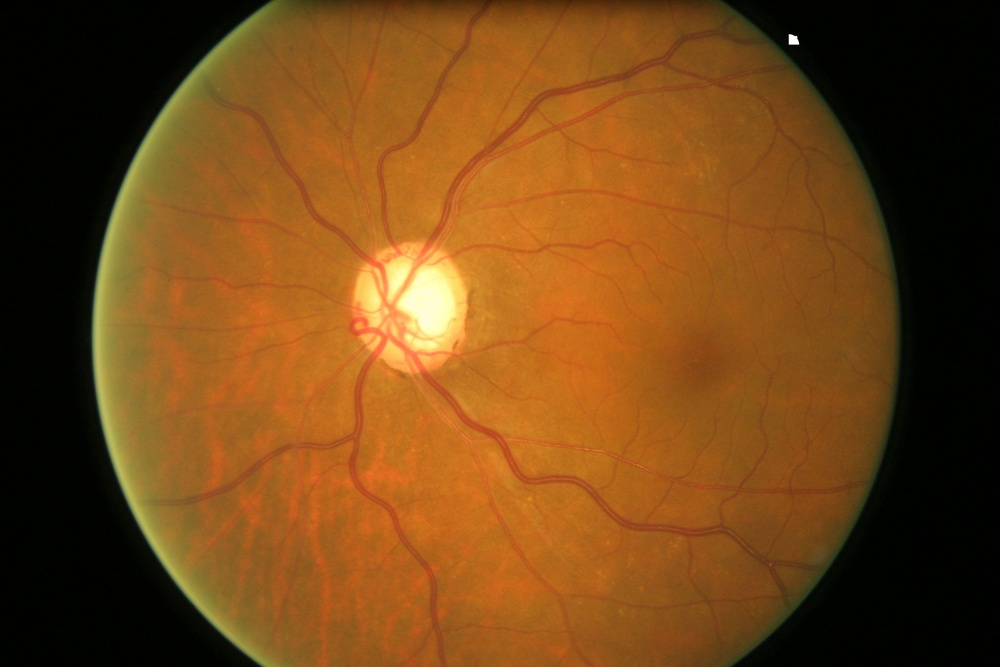
#> input picture 160.jpg, 1000 x 667 px, shrunk from 3072 x 2048 before the run
$ python -i cal_disk.py   (imports and definitions only)
#> lines starting #> are read from the running program, lines starting #| are printed output that depends on the picture

# ------------ FUNCTION TO CALCULATE AREA OF DISC------------------------------

# import computer vision library(cv2) in this code
import cv2
import numpy as np

#img_path = "Fuzzy_C_strange_point_disk_IS.jpg"


def cal_area(img_path):
#> called with img_path = '160.jpg'
    if img_path == "Fuzzy_C_strange_point_cup_IS.jpg":
        image = cv2.imread(img_path)
        # structuring element
        kernel = np.ones((15, 15), np.uint8)
        # dilation
        img_dilation = cv2.dilate(image, kernel, iterations=2)
        cv2.imshow('Input', image)
        cv2.imshow('Dilation', img_dilation)
        cv2.waitKey(10)
        # getting boundary points
        contours, hierarchy = cv2.findContours(
            img_dilation, cv2.RETR_EXTERNAL, cv2.CHAIN_APPROX_SIMPLE)  # src,retrival,approx

        for cnt in contours:
            # center, maj and minor axis and angle is returned
            ellipse = cv2.fitEllipse(cnt)
            cv2.ellipse(img_dilation, ellipse, (255, 0, 0), 1)

        # center, maj and minor axis and angle is returned to cal area
        (x, y), (MA, ma), angle = ellipse
        cv2.imwrite("cupcdr.jpg", img_dilation)
        area_cup = MA*ma*3.14
        return area_cup

    else:
        image = cv2.imread(img_path, 0)
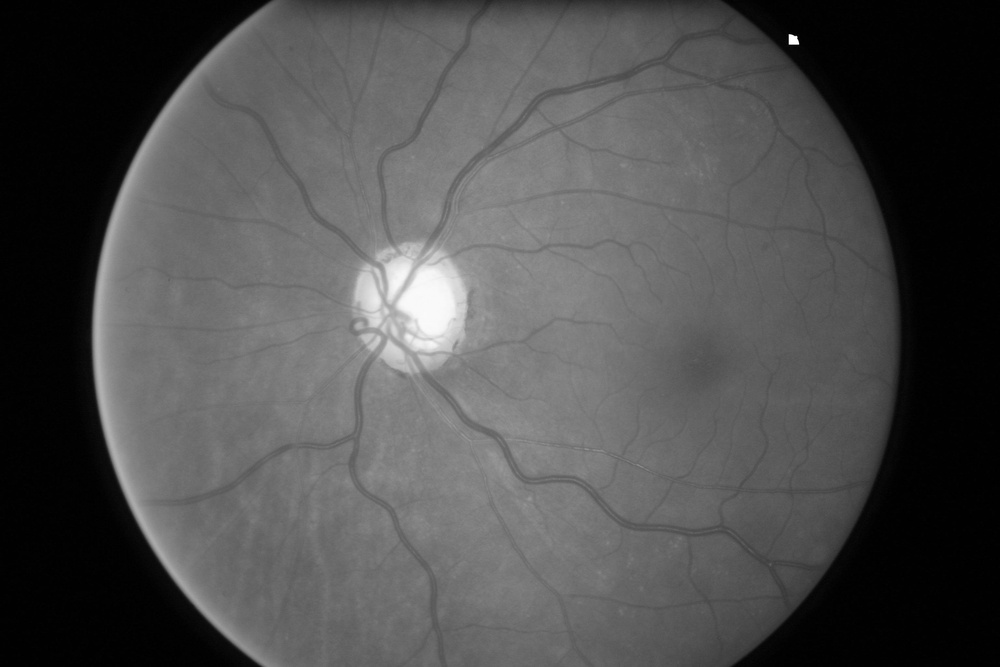
#> image: shape (667, 1000); min 0, max 255, mean 78.2
        kernel = np.ones((15, 15), np.uint8)
        img_dilation = cv2.dilate(image, kernel, iterations=2)
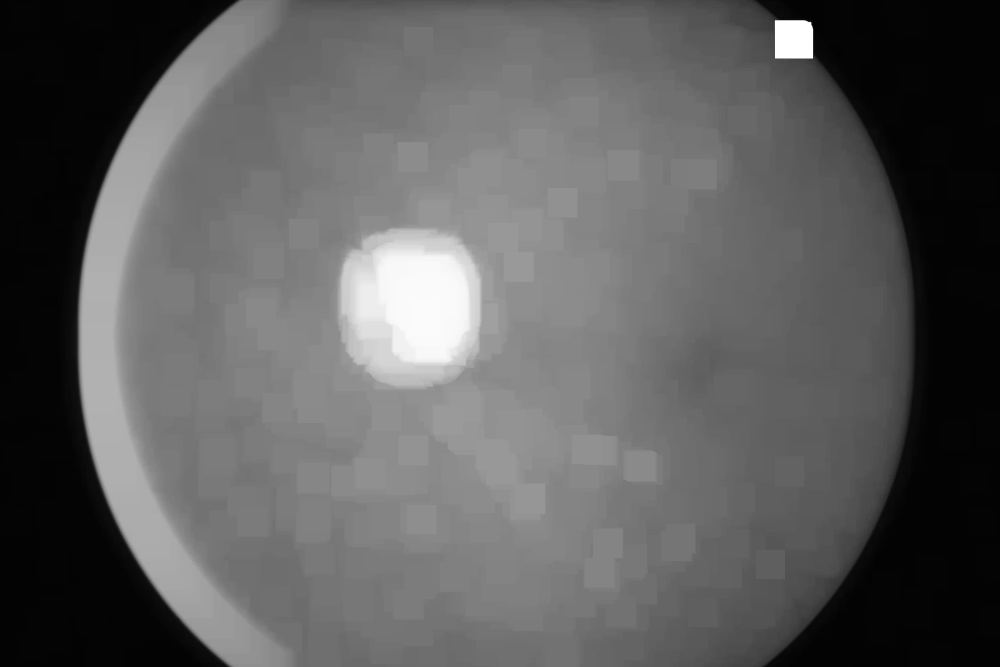
#> img_dilation: shape (667, 1000); min 2, max 255, mean 93.2
        cv2.imshow('Input', image)
        cv2.imshow('Dilation', img_dilation)
        cv2.waitKey(10)
        contours, hierarchy = cv2.findContours(
            img_dilation, cv2.RETR_EXTERNAL, cv2.CHAIN_APPROX_SIMPLE)
#> contours = [[[0, 0], [0, 666], [999, 666], [999, 0]]]
        n = len(contours)
#> n = 1
        for cnt in contours:
            ellipse = cv2.fitEllipse(cnt)
            cv2.ellipse(img_dilation, ellipse, (255, 0, 0), 1)
#> this loop made 1 pass
#> cnt on pass 1: [[0, 0], [0, 666], [999, 666], [999, 0]]

        # Calculate x,y coordinates and Major axis, Minor axis
        (x, y), (MA, ma), angle = ellipse

        cv2.imwrite("diskcdr.jpg", img_dilation)

    area_disc = MA*ma*3.14
    return area_disc

#> (the run stopped early here; a loop or call above may not have finished)
